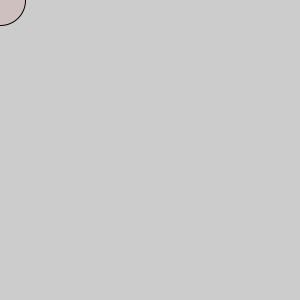
Frame 1 (no input)
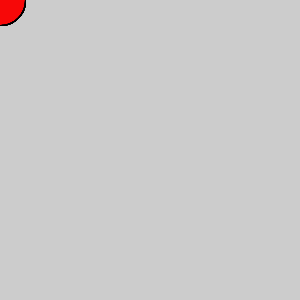
Frame 60 (the mouse pressed at the canvas centre just before this capture)
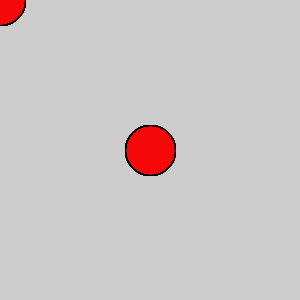
Frame 120 (the mouse held since frame 60 and released just before this capture)

The Processing sketch that drew these frames (run headless with seeded random() and noise(); from frame 60 on, the mouse is pressed at the canvas centre):

// Processing sketch: processing_111606
// ── processing_111606.pde

void setup(){
size (300, 300);
}

void draw () {
   fill (255, 0, 0, 15);
   ellipse(mouseX, mouseY, 50,50);
    
}
